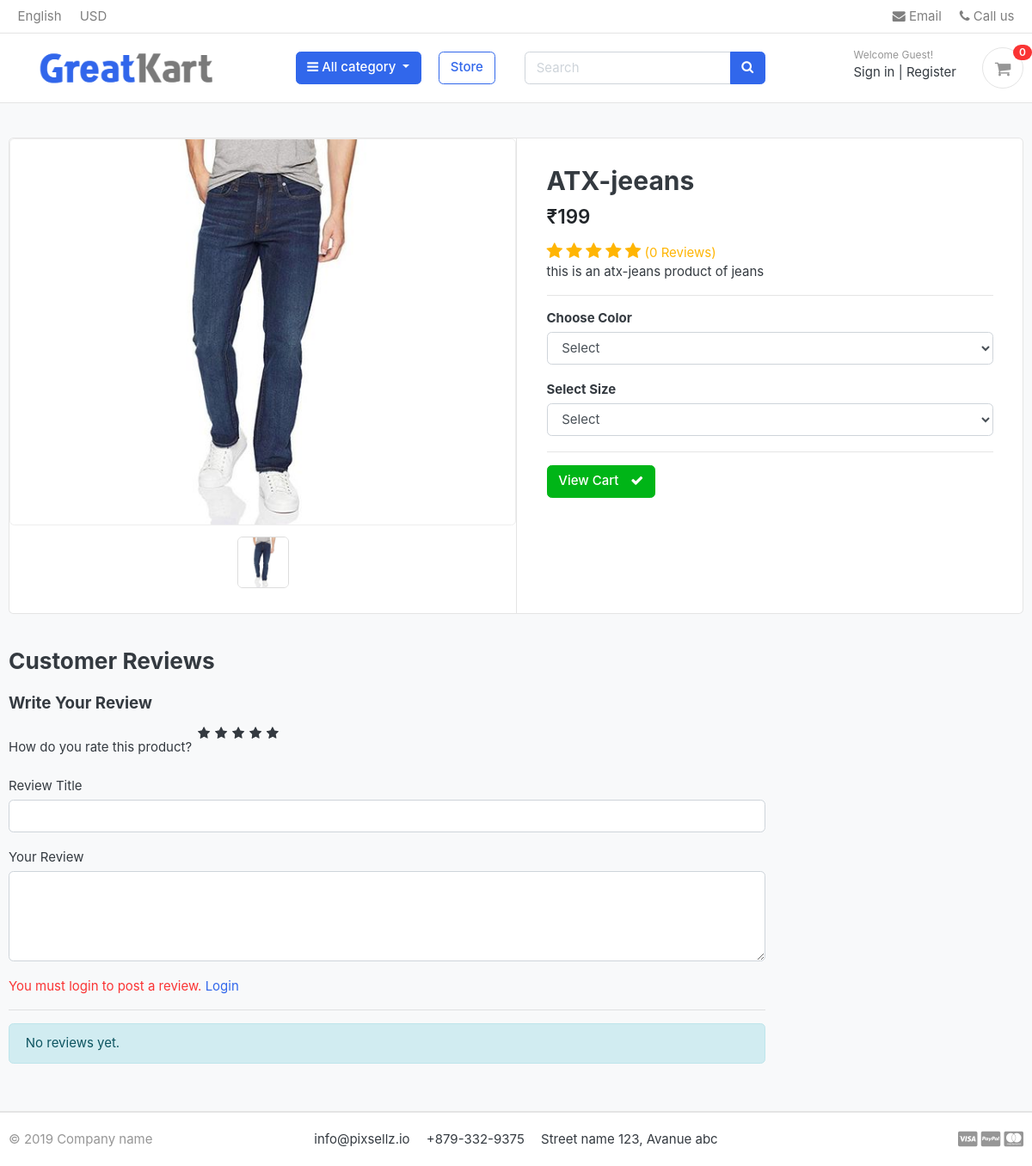
The page /store/category/jeans/atx-jeeans/ on the database as committed earlier.
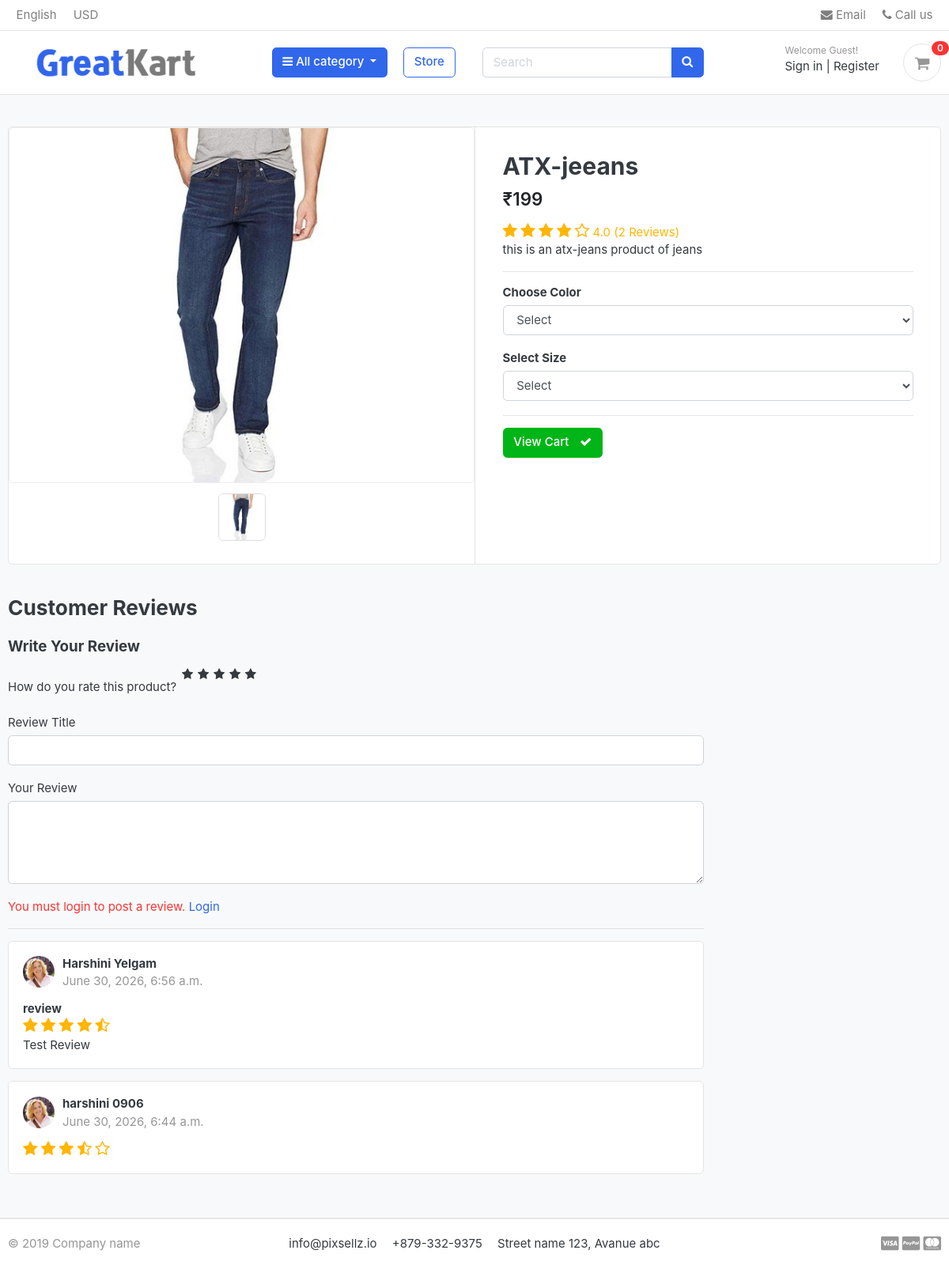
The same page on the database as committed later.
### store/models.py (models this page shows, shortened)
class product(models.Model):
    product_name = models.CharField(max_length=50, unique=True)
    slug = models.SlugField(max_length=100, unique=True)
    description = models.TextField(max_length=255, blank=True)
    price = models.IntegerField()
    images = models.ImageField(upload_to='photos_products/', blank=True)
    stock = models.IntegerField()
    is_avaliable = models.BooleanField(default=True)
    category = models.ForeignKey(Category, on_delete=models.CASCADE, null=True, blank=True)
    created_date = models.DateTimeField(auto_now_add=True)
    Modified_date = models.DateTimeField(auto_now=True)
    def averageReview(self):
        reviews = ReviewRating.objects.filter(product=self,status=True ).aggregate(average=Avg('rating'))
        avg = 0
        if reviews['average']:
            avg = float(reviews['average'])
            return avg

class ReviewRating(models.Model):
    product = models.ForeignKey(
        product,
        on_delete=models.CASCADE
    )
    user = models.ForeignKey(
        Account,
        on_delete=models.CASCADE,
        null=True,
        blank=True
    )
    subject = models.CharField(max_length=100, blank=True)
    review = models.TextField(max_length=500, blank=True)
    rating = models.FloatField()
    ip = models.CharField(max_length=20, blank=True)
    status = models.BooleanField(default=True)
    created_at = models.DateTimeField(auto_now_add=True)
    updated_at = models.DateTimeField(auto_now=True)

### accounts/models.py (models this page shows, shortened)
class Account(AbstractBaseUser):
    first_name = models.CharField(max_length=50)
    last_name = models.CharField(max_length=50)
    username = models.CharField(max_length=50, unique=True)
    email = models.EmailField(max_length=50, unique=True)
    phone_number = models.CharField(max_length=50)
    date_joined = models.DateTimeField(auto_now_add=True)
    last_login = models.DateTimeField(auto_now=True)
    is_admin = models.BooleanField(default=False)
    is_staff = models.BooleanField(default=False)
    is_active = models.BooleanField(default=False)
    is_superadmin = models.BooleanField(default=False)
    objects = MyAccountManager()
    USERNAME_FIELD = 'email'
    REQUIRED_FIELDS = ['username', 'first_name', 'last_name']

### store/views.py (the view)
# urls.py: path('category/<slug:category_slug>/<slug:product_slug>/',views.products_details,name='product_detail'),
def products_details(request, category_slug, product_slug):
    single_product = get_object_or_404(
        product,
        category__slug=category_slug,
        slug=product_slug
    )
    if request.user.is_authenticated:
        in_cart = CardItem.objects.filter(
            user=request.user,
            Product=single_product      # Use product=single_product if your field name is product
        ).exists()
    else:
        in_cart = CardItem.objects.filter(
            cart__cart_id=_cart_id(request),
            Product=single_product
        ).exists()
    if request.user.is_authenticated:
        orderproduct = OrderProduct.objects.filter(
            user=request.user,
            product=single_product,
            ordered=True
        ).exists()
    else:
        orderproduct = False
    reviews = ReviewRating.objects.filter(
        product=single_product,
        status=True
    ).order_by('-created_at')
    product_gallery=ProductGallery.objects.filter(product_id=single_product.id)
    context = {
        'single_product': single_product,
        'in_cart': in_cart,
        'orderproduct': orderproduct,
        'reviews': reviews,
        'product_gallery':product_gallery,
    }
    return render(request, 'store/products_details.html', context)

### greatkart/templates/store/products_details.html (shortened to what this page needs)
{% extends 'base.html' %}
{% load static %}
{% block content %}
<section class="section-content padding-y bg">
<div class="container">
<div class="card">
    <div class="row no-gutters">
        <aside class="col-md-6">
    <article class="gallery-wrap">
    <div class="img-big-wrap">
        <a href="#">
            <img id="mainImage"
                 src="{{ single_product.images.url }}"
                 alt="{{ single_product.product_name }}">
        </a>
    </div>
    <div class="thumbs-wrap">
        <a href="#" class="item-thumb">
            <img src="{{ single_product.images.url }}"
                 onclick="document.getElementById('mainImage').src=this.src;">
        </a>
    </div>
</article>
</aside>
        <main class="col-md-6 border-left">
            <form action="{% url 'add_cart' single_product.id %}" method="POST">
                <article class="content-body">
                    <h2 class="title">
                        {{ single_product.product_name }}
                    </h2>
                    <div class="mb-3">
                        <var class="price h4">
                            ₹{{ single_product.price }}
                        </var>
                    </div>
                     <div class="rating-star">
    <span>
        <i class="fa fa-star{% if single_product.averageReview < 0.5 %}-o{% elif single_product.averageReview >= 0.5 and single_product.averageReview < 1 %}-half-o{% endif %}"></i>
        <i class="fa fa-star{% if single_product.averageReview < 1.5 %}-o{% elif single_product.averageReview >= 1.5 and single_product.averageReview < 2 %}-half-o{% endif %}"></i>
        <i class="fa fa-star{% if single_product.averageReview < 2.5 %}-o{% elif single_product.averageReview >= 2.5 and single_product.averageReview < 3 %}-half-o{% endif %}"></i>
        <i class="fa fa-star{% if single_product.averageReview < 3.5 %}-o{% elif single_product.averageReview >= 3.5 and single_product.averageReview < 4 %}-half-o{% endif %}"></i>
        <i class="fa fa-star{% if single_product.averageReview < 4.5 %}-o{% elif single_product.averageReview >= 4.5 and single_product.averageReview < 5 %}-half-o{% endif %}"></i>
    </span>
    <span>
        {{ single_product.averageReview|floatformat:1 }}
        ({{ reviews.count }} Reviews)
    </span>
</div>
                    <p>
                        {{ single_product.description }}
                    </p>
                    <hr>
                    <div class="form-group">
                        <label><strong>Choose Color</strong></label>
                        <select class="form-control" name="color" required>
                            <option value="" selected disabled>Select</option>
                        </select>
                    </div>
                    <div class="form-group">
                        <label><strong>Select Size</strong></label>
                        <select class="form-control" name="size" required>
                            <option value="" selected disabled>Select</option>
                        </select>
                    </div>
                    <hr>
                    {% if single_product.stock <= 0 %}
                        <h5 class="text-danger">
                            Out of Stock
                        </h5>
                    {% else %}
                        {% if in_cart %}
                            <a href="{% url 'cart' %}" class="btn btn-success">
                                <span class="text">
                                    View Cart
                                </span>
                                <i class="fa fa-check"></i>
                            </a>
                        {% endif %}
                    {% endif %}
                </article>
            </form>
        </main>
    </div>
</div>
<br>
<div class="row">
    <div class="col-md-9">
        <header class="section-heading">
            <h3>Customer Reviews</h3>
        </header>
        <form action="{% url 'submit_review' single_product.id %}" method="POST">
    <h5>Write Your Review</h5>
    <div class="form-group">
        <label>How do you rate this product?</label>
        <div class="rate">
            <label for="rating10" title="5"></label>
            <label for="rating8" title="4"></label>
            <label for="rating6" title="3"></label>
            <label for="rating4" title="2"></label>
            <label for="rating2" title="1"></label>
        </div>
    </div>
    <div class="form-group">
        <label>Review Title</label>
        <input type="text" name="subject" class="form-control">
    </div>
    <div class="form-group">
        <label>Your Review</label>
        <textarea name="review" rows="4" class="form-control"></textarea>
    </div>
    {% if user.is_authenticated %}
        {% if orderproduct %}
            <input type="submit" value="Submit Review" class="btn btn-primary">
        {% else %}
            <p class="text-danger">
                You must purchase this product to post a review.
            </p>
        {% endif %}
    {% else %}
        <p class="text-danger">
            You must login to post a review.
            <a href="{% url 'login' %}">Login</a>
        </p>
    {% endif %}
</form>
<hr>
{% for review in reviews %}
<article class="box mb-3">
    <div class="icontext w-100">
        <img src="{% static 'images/avatars/avatar1.jpg' %}"
             class="img-xs icon rounded-circle">
        <div class="text">
            <h6 class="mb-1">
                {{ review.user.first_name }}
                {{ review.user.last_name }}
            </h6>
            <span class="text-muted">
                {{ review.created_at }}
            </span>
        </div>
    </div>
    <div class="mt-3">
        <strong>{{ review.subject }}</strong>
        <div class="rating-star">
    <span>
        <i class="fa fa-star{% if review.rating < 0.5 %}-o{% elif review.rating >= 0.5 and review.rating < 1 %}-half-o{% endif %}"></i>
        <i class="fa fa-star{% if review.rating < 1.5 %}-o{% elif review.rating >= 1.5 and review.rating < 2 %}-half-o{% endif %}"></i>
        <i class="fa fa-star{% if review.rating < 2.5 %}-o{% elif review.rating >= 2.5 and review.rating < 3 %}-half-o{% endif %}"></i>
        <i class="fa fa-star{% if review.rating < 3.5 %}-o{% elif review.rating >= 3.5 and review.rating < 4 %}-half-o{% endif %}"></i>
        <i class="fa fa-star{% if review.rating < 4.5 %}-o{% elif review.rating >= 4.5 and review.rating < 5 %}-half-o{% endif %}"></i>
    </span>
</div>
        <p>
            {{ review.review }}
        </p>
    </div>
</article>
{% empty %}
<div class="alert alert-info">
    No reviews yet.
</div>
{% endfor %}
    </div>
</div>
</div>
</section>
{% endblock %}

### greatkart/templates/base.html (shortened to what this page needs)
{% load static %}
<!DOCTYPE HTML>
<html lang="en">
<head>
    <link rel="stylesheet" href="...bootstrap...">
    <link rel="stylesheet" href="...font-awesome...">
    <link rel="stylesheet" href="{% static 'css/ui.css' %}">
    <link rel="stylesheet" href="{% static 'css/custom.css' %}">
<link href="{% static 'css/bootstrap.css' %}" rel="stylesheet" type="text/css"/>
<link href="{% static 'fonts/fontawesome/css/all.min.css' %}" type="text/css" rel="stylesheet">
<link href="{% static 'css/ui.css' %}" rel="stylesheet" type="text/css"/>
<link href="{% static 'css/responsive.css' %}" rel="stylesheet" media="only screen and (max-width: 1200px)" />
<link rel="stylesheet" href="https://cdnjs.cloudflare.com/ajax/libs/font-awesome/4.7.0/css/font-awesome.min.css">
</head>
<body>
{% include 'includes/navbar.html' %}
{% block content%}
{% endblock %}
{% include 'includes/footer.html' %}

### greatkart/templates/includes/navbar.html (shortened to what this page needs)
{% load static%}
<header class="section-header">
<nav class="navbar p-md-0 navbar-expand-sm navbar-light border-bottom">
<div class="container">
  <div class="collapse navbar-collapse" id="navbarTop4">
    <ul class="navbar-nav mr-auto">
    	<li class="nav-item dropdown">
		 	<a href="#" class="nav-link">   English </a>
		</li>
		<li class="nav-item dropdown">
			<a href="#" class="nav-link"> USD </a>
		</li>
    </ul>
    <ul class="navbar-nav">
		<li><a href="#" class="nav-link"> <i class="fa fa-envelope"></i> Email </a></li>
		<li><a href="#" class="nav-link"> <i class="fa fa-phone"></i> Call us </a></li>
	</ul>
  </div>
</div>
</nav>
<section class="header-main border-bottom">
	<div class="container">
<div class="row align-items-center">
	<div class="col-lg-2 col-md-3 col-6 flex-grow-0 pl-5">
		<a href="./" class="brand-wrap">
			<a href="{% url 'home' %}"><img src="{% static 'images/logo.png' %}" style="max-height:50px;"></a>
		</a>
	</div>
	     <div class="col-lg-3 col-md-3 col-sm-12">
			<div class="category-wrap dropdown d-inline-block float-right" style="margin-left:50px;">
			<button type="button" class="btn btn-primary dropdown-toggle" data-toggle="dropdown">
				<i class="fa fa-bars"></i> All category
			</button>
		</div>
	</div>
	<div class="col-lg-1 col-md-2 col-sm-12">
	<a href="{% url 'store' %}" class="btn btn-outline-primary">Store</a>
	</div>
	<div class="col-lg  col-md-5 col-sm-12">
		<form action="{% url 'search'%}" class="search" method="GET">
			<div class="input-group w-100">
			    <input type="text" class="form-control" style="width:60%;" placeholder="Search" name="keyword">
			    <div class="input-group-append">
			      <button class="btn btn-primary" type="submit">
			        <i class="fa fa-search"></i>
			      </button>
			    </div>
		    </div>
		</form>
	</div>
	<div class="col-lg-3 col-sm-6 col-8 order-2 order-lg-3">
				<div class="d-flex justify-content-end mb-3 mb-lg-0">
					{% if user.is_authenticated %}
<div class="widget-header">
    <small class="title text-muted">Welcome {{ user.first_name }}</small>
    <div>
        <a href="{% url 'dashboard' %}">Dashboard</a>
        <span class="dark-transp"> | </span>
        <a href="{% url 'logout' %}">Logout</a>
    </div>
</div>
{% else %}
<div class="widget-header">
    <small class="title text-muted">Welcome Guest!</small>
    <div>
        <a href="{% url 'login' %}">Sign in</a>
        <span class="dark-transp"> | </span>
        <a href="{% url 'register' %}">Register</a>
    </div>
</div>
{% endif %}
					<a href="{% url 'cart' %}" class="widget-header pl-3 ml-3">
						<div class="icon icon-sm rounded-circle border"><i class="fa fa-shopping-cart"></i></div>
						<span class="badge badge-pill badge-danger notify">{{cart_count}}</span>
					</a>
				</div>
			</div>
</div>
	</div>
</section>
</header>

### greatkart/templates/includes/footer.html
<footer class="section-footer border-top">
	<div class="container">
		<section class="footer-bottom border-top row">
			<div class="col-md-2">
				<p class="text-muted"> &copy 2019 Company name </p>
			</div>
			<div class="col-md-8 text-md-center">
				<span  class="px-2">info@pixsellz.io</span>
				<span  class="px-2">+879-332-9375</span>
				<span  class="px-2">Street name 123, Avanue abc</span>
			</div>
			<div class="col-md-2 text-md-right text-muted">
				<i class="fab fa-lg fa-cc-visa"></i>
				<i class="fab fa-lg fa-cc-paypal"></i>
				<i class="fab fa-lg fa-cc-mastercard"></i>
			</div>
		</section>
	</div>
</footer>

Rows that differ between the two databases and show on the page:
changed product "ATX-jeeans": averageReview (not shown) → "4.0"
added ReviewRating: user.first_name "Harshini", user.last_name "Yelgam", created_at "June 30, 2026, 6:56 a.m.", subject "review", rating 4.5 (drawn), review "Test Review"
added ReviewRating: user.first_name "harshini", user.last_name "0906", created_at "June 30, 2026, 6:44 a.m.", rating 3.5 (drawn)
Other text that changed with them:
{{ reviews.count }}: "0" → "2"
text no longer shown: "No reviews yet."
